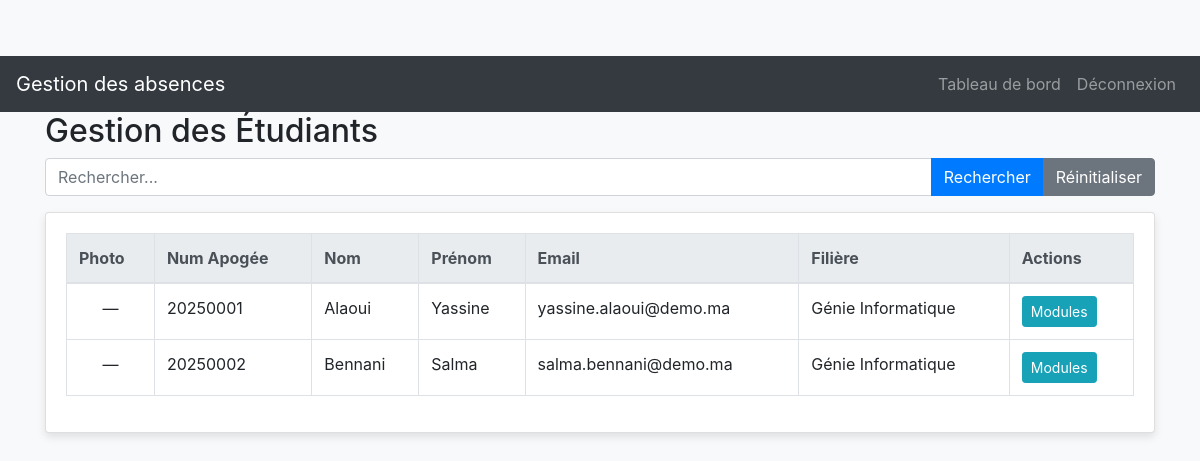
The page /admin/gestion_etudiants.php (signed in) on the database its author committed.
### tables this page shows
CREATE TABLE `etudiants` (
  `id` int(11) NOT NULL,
  `num_apogee` varchar(20) NOT NULL,
  `nom` varchar(50) NOT NULL,
  `prenom` varchar(50) NOT NULL,
  `email` varchar(100) NOT NULL,
  `password_hash` varchar(255) NOT NULL,
  `filiere_id` int(11) NOT NULL,
  `created_at` timestamp NOT NULL DEFAULT current_timestamp(),
  `photo` varchar(255) DEFAULT NULL
);

CREATE TABLE `filieres` (
  `id` int(11) NOT NULL,
  `code` varchar(10) NOT NULL,
  `nom` varchar(100) NOT NULL,
  `description` text DEFAULT NULL,
  `created_at` timestamp NOT NULL DEFAULT current_timestamp()
);

### admin/gestion_etudiants.php (the view, shortened to what this page needs)
<?php
require_once __DIR__ . '/../config/db.php';
require_once __DIR__ . '/../includes/header.php';
$search = $_GET['search'] ?? '';
$where  = '';
$params = [];
$stmt = $pdo->prepare("
    SELECT e.*, f.nom  AS filiere_nom, f.code AS filiere_code
    FROM etudiants e
    JOIN filieres f ON e.filiere_id = f.id
    $where
    ORDER BY e.nom, e.prenom
");
$stmt->execute($params);
$etudiants = $stmt->fetchAll(PDO::FETCH_ASSOC);
?>
<div class="container">
    <h2>Gestion des Étudiants</h2>
    <form class="mb-3">
        <div class="input-group">
            <input type="text" name="search" class="form-control" placeholder="Rechercher..."
                   value="<?= htmlspecialchars($search) ?>">
            <div class="input-group-append">
                <button class="btn btn-primary" type="submit">Rechercher</button>
                <a href="gestion_etudiants.php" class="btn btn-secondary">Réinitialiser</a>
            </div>
        </div>
    </form>
    <div class="card">
      <div class="card-body">
        <div class="table-responsive">
          <table class="table table-bordered align-middle">
            <thead class="thead-light">
              <tr>
                <th>Photo</th>
                <th>Num Apogée</th>
                <th>Nom</th>
                <th>Prénom</th>
                <th>Email</th>
                <th>Filière</th>
                <th>Actions</th>
              </tr>
            </thead>
            <tbody>
<?php foreach ($etudiants as $e): ?>
              <tr>
                <td class="text-center">
<?php if ($e['photo'] && file_exists('../'.$e['photo'])): ?>
                  <img src="<?= htmlspecialchars('../'.$e['photo']) ?>" alt="photo"
                       style="width:40px;height:40px;object-fit:cover;border-radius:50%;">
                  <br>
                  <a href="download_photo.php?id=<?= $e['id'] ?>" class="btn btn-sm btn-outline-secondary mt-1">
                    Télécharger
                  </a>
<?php else: ?>
                  —
<?php endif; ?>
                </td>
                <td><?= $e['num_apogee'] ?></td>
                <td><?= htmlspecialchars($e['nom']) ?></td>
                <td><?= htmlspecialchars($e['prenom']) ?></td>
                <td><?= htmlspecialchars($e['email']) ?></td>
                <td><?= htmlspecialchars($e['filiere_nom']) ?></td>
                <td>
                  <a href="etudiant_modules.php?id=<?= $e['id'] ?>" class="btn btn-info btn-sm">Modules</a>
                </td>
              </tr>
<?php endforeach; ?>
            </tbody>
          </table>
        </div>
      </div>
    </div>
</div>
<?php require_once __DIR__ . '/../includes/footer.php'; ?>

### assets/style.css (style rules this page uses)
body { padding-top: 56px; background-color: #f8f9fa; }
.card { margin-bottom: 20px; box-shadow: 0 4px 8px rgba(0, 0, 0, 0.1); }
.table th { background-color: #343a40; color: white; }

### rows shown on the page
etudiants: num_apogee "20250001", nom "Alaoui", prenom "Yassine", email "yassine.alaoui@demo.ma", filiere.nom "Génie Informatique"
etudiants: num_apogee "20250002", nom "Bennani", prenom "Salma", email "salma.bennani@demo.ma", filiere.nom "Génie Informatique"
